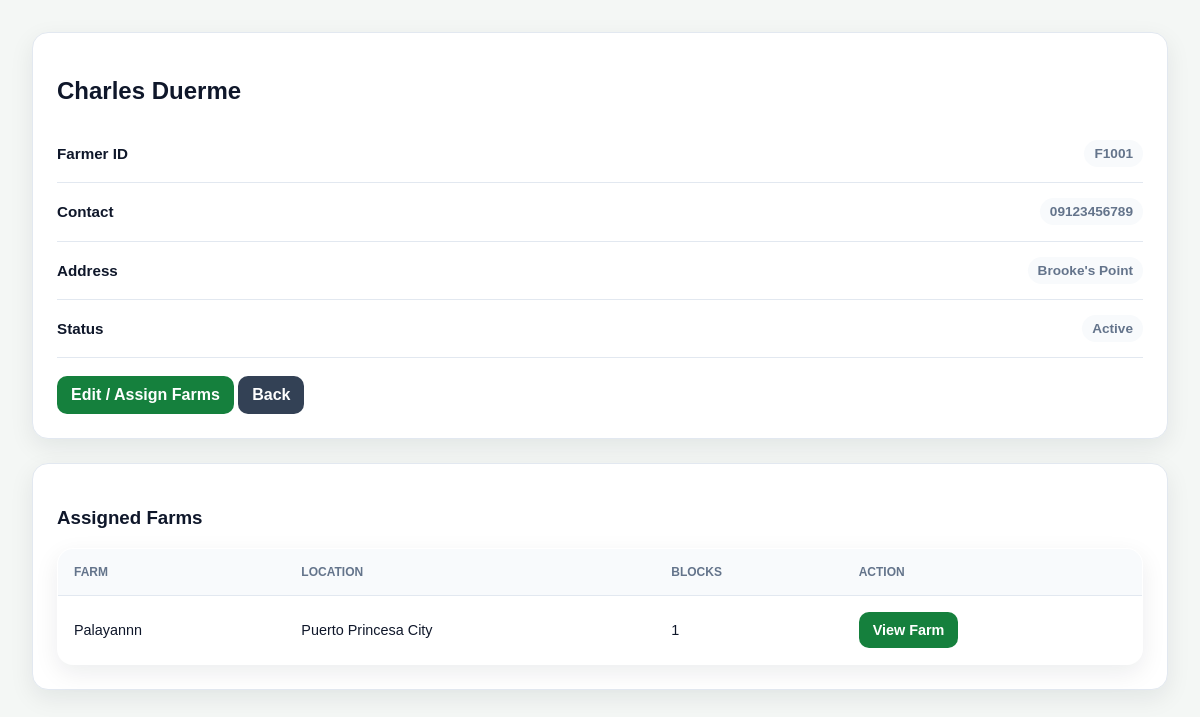
/lgu/farmers/1/ (signed in), run on the app's committed database.
### core/models.py (models this page shows, shortened)
class FarmerProfile(models.Model):
    user = models.OneToOneField(User, on_delete=models.CASCADE, related_name="farmer_profile")
    farmer_id = models.CharField(max_length=20, unique=True)
    full_name = models.CharField(max_length=150)
    contact_number = models.CharField(max_length=20, blank=True, null=True)
    address = models.TextField(blank=True, null=True)
    is_temporary_pin = models.BooleanField(default=True)
    failed_attempts = models.IntegerField(default=0)
    is_locked = models.BooleanField(default=False)

class Farm(models.Model):
    name = models.CharField(max_length=100, default="My Farm")
    location = models.CharField(max_length=200, default="Puerto Princesa City")
    farmer = models.ManyToManyField(User, blank=True, related_name="farms")

### core/decorators.py (the view)
    def wrapper(request, *args, **kwargs):
        if not request.user.is_authenticated:
            return redirect("/lgu-login/")
        if not hasattr(request.user, "lgu_profile"):
            return redirect("/farmer-login/")
        return view_func(request, *args, **kwargs)

### core/views.py (called while the page is built)
@lgu_required
def lgu_farmer_detail(request, farmer_id):
    farmer = FarmerProfile.objects.select_related("user").get(id=farmer_id)
    farms = Farm.objects.filter(farmer=farmer.user).prefetch_related("blocks")
    return render(request, "lgu_farmer_detail.html", {
        "farmer": farmer,
        "farms": farms,
    })

### core/templates/lgu_farmer_detail.html (shortened to what this page needs)
{% load static %}
<!DOCTYPE html>
<html>
<head>
    <link rel="stylesheet" href="{% static 'css/lgu.css' %}">
</head>
<body>
<div class="container">
    <div class="panel">
        <h2>{{ farmer.full_name }}</h2>
        <div class="mini-stat">
            <strong>Farmer ID</strong>
            <span>{{ farmer.farmer_id }}</span>
        </div>
        <div class="mini-stat">
            <strong>Contact</strong>
            <span>{{ farmer.contact_number }}</span>
        </div>
        <div class="mini-stat">
            <strong>Address</strong>
            <span>{{ farmer.address }}</span>
        </div>
        <div class="mini-stat">
            <strong>Status</strong>
            <span>
                {% if farmer.is_locked %}
                    Locked
                {% else %}
                    Active
                {% endif %}
            </span>
        </div>
        <br>
        <a href="{% url 'lgu_farmer_edit' farmer.id %}" class="btn">
            Edit / Assign Farms
        </a>
        <a href="{% url 'lgu_farmers' %}" class="btn btn-secondary">
            Back
        </a>
    </div>
    <div class="panel">
        <h3>Assigned Farms</h3>
        <table>
            <thead>
                <tr>
                    <th>Farm</th>
                    <th>Location</th>
                    <th>Blocks</th>
                    <th>Action</th>
                </tr>
            </thead>
            <tbody>
                {% for farm in farms %}
                <tr>
                    <td>{{ farm.name }}</td>
                    <td>{{ farm.location }}</td>
                    <td>{{ farm.blocks.count }}</td>
                    <td>
                        <a href="{% url 'lgu_farm_detail' farm.id %}" class="btn">
                            View Farm
                        </a>
                    </td>
                </tr>
                {% empty %}
                <tr>
                    <td colspan="4">No farms assigned.</td>
                </tr>
                {% endfor %}
            </tbody>
        </table>
    </div>
</div>
</body>
</html>

### core/static/css/lgu.css (style rules this page uses)
:root { --primary: #15803d; --primary-light: #dcfce7; --sidebar: #0f2f1d; --dark: #0f172a; --muted: #64748b; --bg: #f4f7f5; --card: #ffffff; --border: #e2e8f0; --danger-bg: #fee2e2; --danger: #991b1b; --warning-bg: #fef3c7; --warning: #92400e; --info-bg: #dbeafe; --info: #1e40af; --shadow: 0 8px 24px rgba(15, 23, 42, 0.08); }
* { box-sizing: border-box; }
body { margin: 0; font-family: Arial, sans-serif; background: var(--bg); color: var(--dark); }
.container { padding: 2rem; }
.panel { background: white; border-radius: 16px; padding: 1.5rem; box-shadow: var(--shadow); border: 1px solid var(--border); margin-bottom: 1.5rem; }
table { width: 100%; border-collapse: collapse; background: white; border-radius: 16px; overflow: hidden; box-shadow: var(--shadow); border: 1px solid var(--border); }
th, td { padding: 1rem; text-align: left; border-bottom: 1px solid var(--border); font-size: 0.9rem; }
th { background: #f8fafc; color: var(--muted); font-size: 0.75rem; text-transform: uppercase; }
button, .btn { display: inline-block; padding: 10px 14px; border-radius: 10px; border: none; background: var(--primary); color: white; font-weight: 800; text-decoration: none; cursor: pointer; }
.btn-secondary { background: #334155; }
.panel { background: #ffffff; border-radius: 16px; padding: 1.5rem; box-shadow: var(--shadow); border: 1px solid var(--border); }
.mini-stat { display: flex; justify-content: space-between; align-items: center; padding: 0.95rem 0; border-bottom: 1px solid var(--border); }
.mini-stat strong { color: var(--dark); font-size: 0.95rem; }
.mini-stat span { background: #f8fafc; color: var(--muted); padding: 6px 10px; border-radius: 999px; font-size: 0.85rem; font-weight: 800; text-align: right; }

### data on the page
FarmerProfile: full_name "Charles Duerme", farmer_id "F1001", contact_number "09123456789", address "Brooke's Point"
Farm: name "Palayannn", location "Puerto Princesa City", blocks.count "1"
